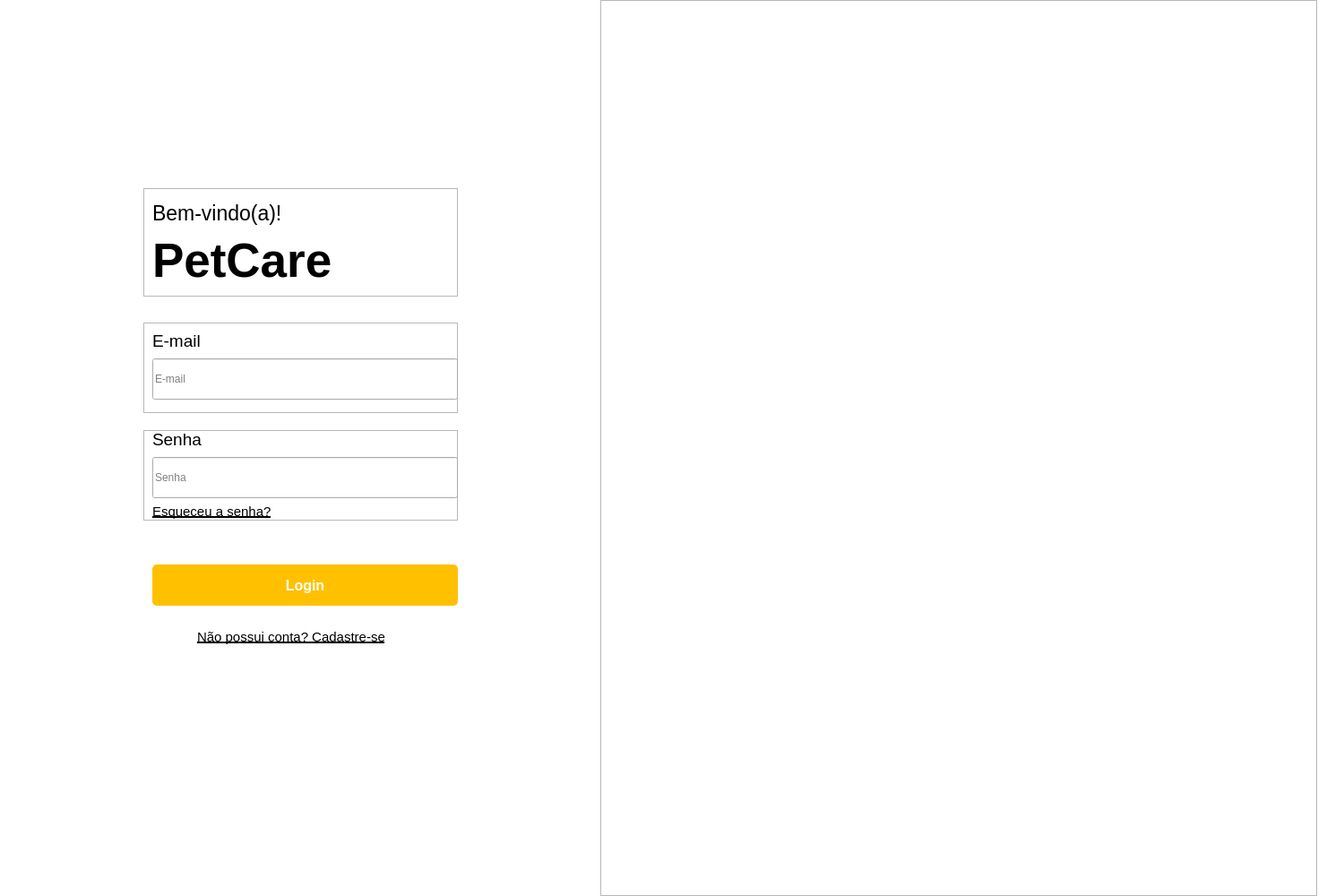
<?xml version="1.0" encoding="UTF-8"?>
<ui version="4.0">
 <class>Dialog</class>
 <widget class="QDialog" name="Dialog">
  <property name="enabled">
   <bool>true</bool>
  </property>
  <property name="geometry">
   <rect>
    <x>0</x>
    <y>0</y>
    <width>1500</width>
    <height>1000</height>
   </rect>
  </property>
  <property name="minimumSize">
   <size>
    <width>1500</width>
    <height>1000</height>
   </size>
  </property>
  <property name="maximumSize">
   <size>
    <width>1500</width>
    <height>1000</height>
   </size>
  </property>
  <property name="font">
   <font>
    <family>Tahoma</family>
   </font>
  </property>
  <property name="windowTitle">
   <string>Dialog</string>
  </property>
  <property name="autoFillBackground">
   <bool>false</bool>
  </property>
  <property name="styleSheet">
   <string notr="true">#Dialog {
	background-color: #fff;
}</string>
  </property>
  <widget class="QFrame" name="petcare_img">
   <property name="geometry">
    <rect>
     <x>670</x>
     <y>0</y>
     <width>800</width>
     <height>1000</height>
    </rect>
   </property>
   <property name="minimumSize">
    <size>
     <width>800</width>
     <height>1000</height>
    </size>
   </property>
   <property name="maximumSize">
    <size>
     <width>800</width>
     <height>1000</height>
    </size>
   </property>
   <property name="font">
    <font>
     <kerning>true</kerning>
    </font>
   </property>
   <property name="frameShape">
    <enum>QFrame::StyledPanel</enum>
   </property>
   <property name="frameShadow">
    <enum>QFrame::Raised</enum>
   </property>
   <widget class="QLabel" name="img">
    <property name="geometry">
     <rect>
      <x>10</x>
      <y>30</y>
      <width>781</width>
      <height>971</height>
     </rect>
    </property>
    <property name="minimumSize">
     <size>
      <width>781</width>
      <height>971</height>
     </size>
    </property>
    <property name="maximumSize">
     <size>
      <width>781</width>
      <height>971</height>
     </size>
    </property>
    <property name="text">
     <string>&lt;html&gt;&lt;head/&gt;&lt;body&gt;&lt;p&gt;&lt;img src=&quot;resources\images\PetCareLogin.png&quot;/&gt;&lt;/p&gt;&lt;/body&gt;&lt;/html&gt;</string>
    </property>
   </widget>
  </widget>
  <widget class="QFrame" name="brand_frame">
   <property name="geometry">
    <rect>
     <x>160</x>
     <y>210</y>
     <width>351</width>
     <height>121</height>
    </rect>
   </property>
   <property name="frameShape">
    <enum>QFrame::StyledPanel</enum>
   </property>
   <property name="frameShadow">
    <enum>QFrame::Raised</enum>
   </property>
   <layout class="QVBoxLayout" name="verticalLayout">
    <item>
     <widget class="QLabel" name="greetings">
      <property name="font">
       <font>
        <family>Tahoma</family>
        <pointsize>17</pointsize>
       </font>
      </property>
      <property name="text">
       <string>Bem-vindo(a)!</string>
      </property>
     </widget>
    </item>
    <item>
     <widget class="QLabel" name="brand_name">
      <property name="font">
       <font>
        <family>Tahoma</family>
        <pointsize>40</pointsize>
        <weight>75</weight>
        <bold>true</bold>
       </font>
      </property>
      <property name="text">
       <string>PetCare</string>
      </property>
     </widget>
    </item>
   </layout>
  </widget>
  <widget class="QFrame" name="password_frame">
   <property name="geometry">
    <rect>
     <x>160</x>
     <y>480</y>
     <width>351</width>
     <height>101</height>
    </rect>
   </property>
   <property name="frameShape">
    <enum>QFrame::StyledPanel</enum>
   </property>
   <property name="frameShadow">
    <enum>QFrame::Raised</enum>
   </property>
   <widget class="QLabel" name="password_label">
    <property name="geometry">
     <rect>
      <x>10</x>
      <y>0</y>
      <width>301</width>
      <height>21</height>
     </rect>
    </property>
    <property name="font">
     <font>
      <family>Tahoma</family>
      <pointsize>14</pointsize>
     </font>
    </property>
    <property name="text">
     <string>Senha</string>
    </property>
   </widget>
   <widget class="QLineEdit" name="password_input">
    <property name="geometry">
     <rect>
      <x>10</x>
      <y>30</y>
      <width>341</width>
      <height>46</height>
     </rect>
    </property>
    <property name="font">
     <font>
      <family>Tahoma</family>
      <pointsize>9</pointsize>
     </font>
    </property>
    <property name="text">
     <string/>
    </property>
    <property name="echoMode">
     <enum>QLineEdit::Password</enum>
    </property>
    <property name="placeholderText">
     <string>Senha</string>
    </property>
   </widget>
   <widget class="QLabel" name="forgot_password">
    <property name="geometry">
     <rect>
      <x>10</x>
      <y>80</y>
      <width>341</width>
      <height>21</height>
     </rect>
    </property>
    <property name="font">
     <font>
      <family>Tahoma</family>
      <pointsize>11</pointsize>
      <underline>true</underline>
     </font>
    </property>
    <property name="text">
     <string>Esqueceu a senha?</string>
    </property>
   </widget>
  </widget>
  <widget class="QFrame" name="email_frame">
   <property name="geometry">
    <rect>
     <x>160</x>
     <y>360</y>
     <width>351</width>
     <height>101</height>
    </rect>
   </property>
   <property name="frameShape">
    <enum>QFrame::StyledPanel</enum>
   </property>
   <property name="frameShadow">
    <enum>QFrame::Raised</enum>
   </property>
   <widget class="QLineEdit" name="email_input">
    <property name="geometry">
     <rect>
      <x>10</x>
      <y>40</y>
      <width>341</width>
      <height>46</height>
     </rect>
    </property>
    <property name="font">
     <font>
      <family>Tahoma</family>
      <pointsize>9</pointsize>
     </font>
    </property>
    <property name="placeholderText">
     <string>E-mail</string>
    </property>
   </widget>
   <widget class="QLabel" name="email_label">
    <property name="geometry">
     <rect>
      <x>10</x>
      <y>10</y>
      <width>311</width>
      <height>21</height>
     </rect>
    </property>
    <property name="font">
     <font>
      <family>Tahoma</family>
      <pointsize>14</pointsize>
      <kerning>true</kerning>
     </font>
    </property>
    <property name="text">
     <string>E-mail</string>
    </property>
   </widget>
  </widget>
  <widget class="QLabel" name="register_label">
   <property name="geometry">
    <rect>
     <x>220</x>
     <y>700</y>
     <width>251</width>
     <height>21</height>
    </rect>
   </property>
   <property name="font">
    <font>
     <family>Tahoma</family>
     <pointsize>11</pointsize>
     <weight>50</weight>
     <bold>false</bold>
     <underline>true</underline>
    </font>
   </property>
   <property name="styleSheet">
    <string notr="true"/>
   </property>
   <property name="text">
    <string>Não possui conta? Cadastre-se</string>
   </property>
  </widget>
  <widget class="QPushButton" name="login_button">
   <property name="geometry">
    <rect>
     <x>170</x>
     <y>630</y>
     <width>341</width>
     <height>46</height>
    </rect>
   </property>
   <property name="font">
    <font>
     <family>Tahoma</family>
     <pointsize>12</pointsize>
     <weight>75</weight>
     <bold>true</bold>
    </font>
   </property>
   <property name="acceptDrops">
    <bool>false</bool>
   </property>
   <property name="styleSheet">
    <string notr="true">#login_button {
	background-color: #FFC000;
	color: #fff;
	border-radius: 5px;
}

#login_button:hover {
    background-color: #D89E00; 
}</string>
   </property>
   <property name="text">
    <string>Login</string>
   </property>
   <property name="autoDefault">
    <bool>false</bool>
   </property>
   <property name="default">
    <bool>false</bool>
   </property>
   <property name="flat">
    <bool>false</bool>
   </property>
  </widget>
 </widget>
 <resources>
  <include location="../../Assets/PetCareInitialPage.qrc"/>
 </resources>
 <connections/>
</ui>
